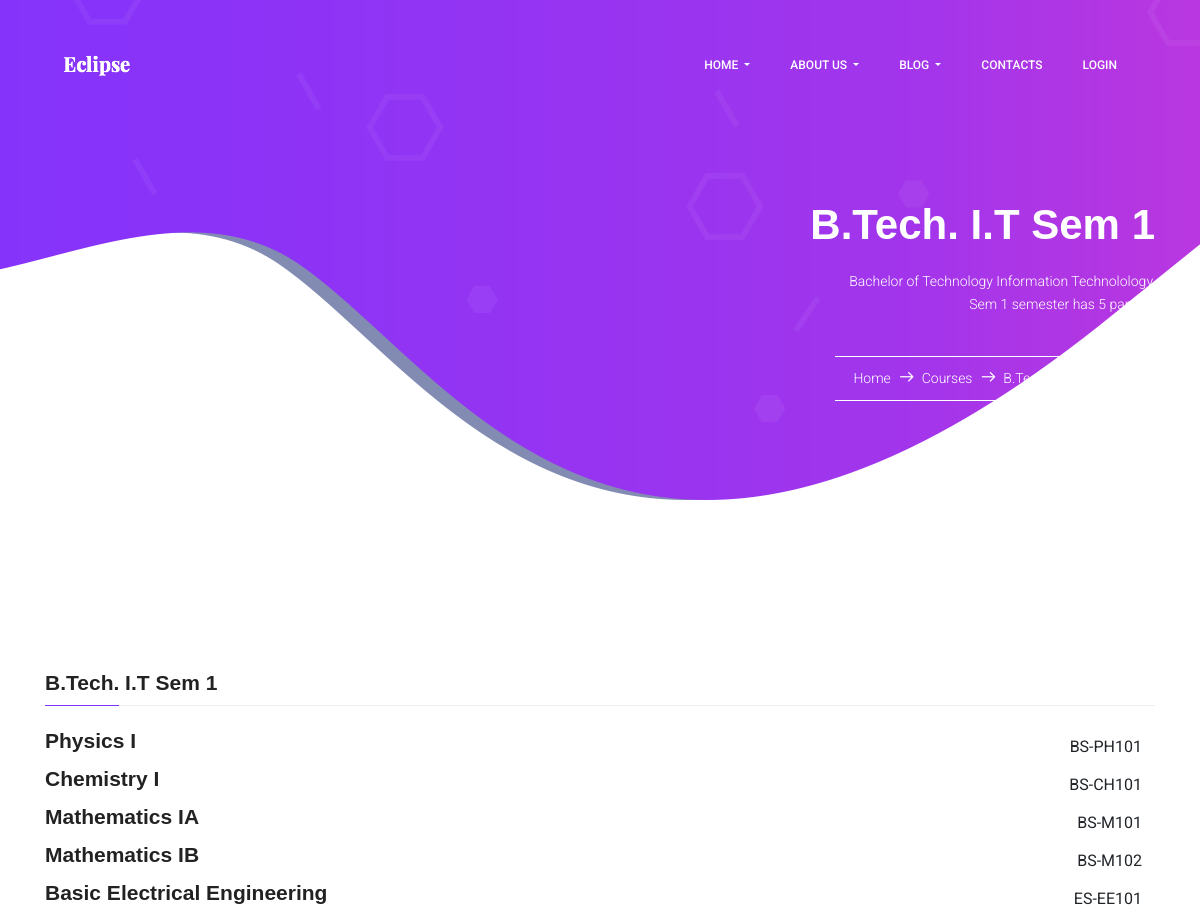
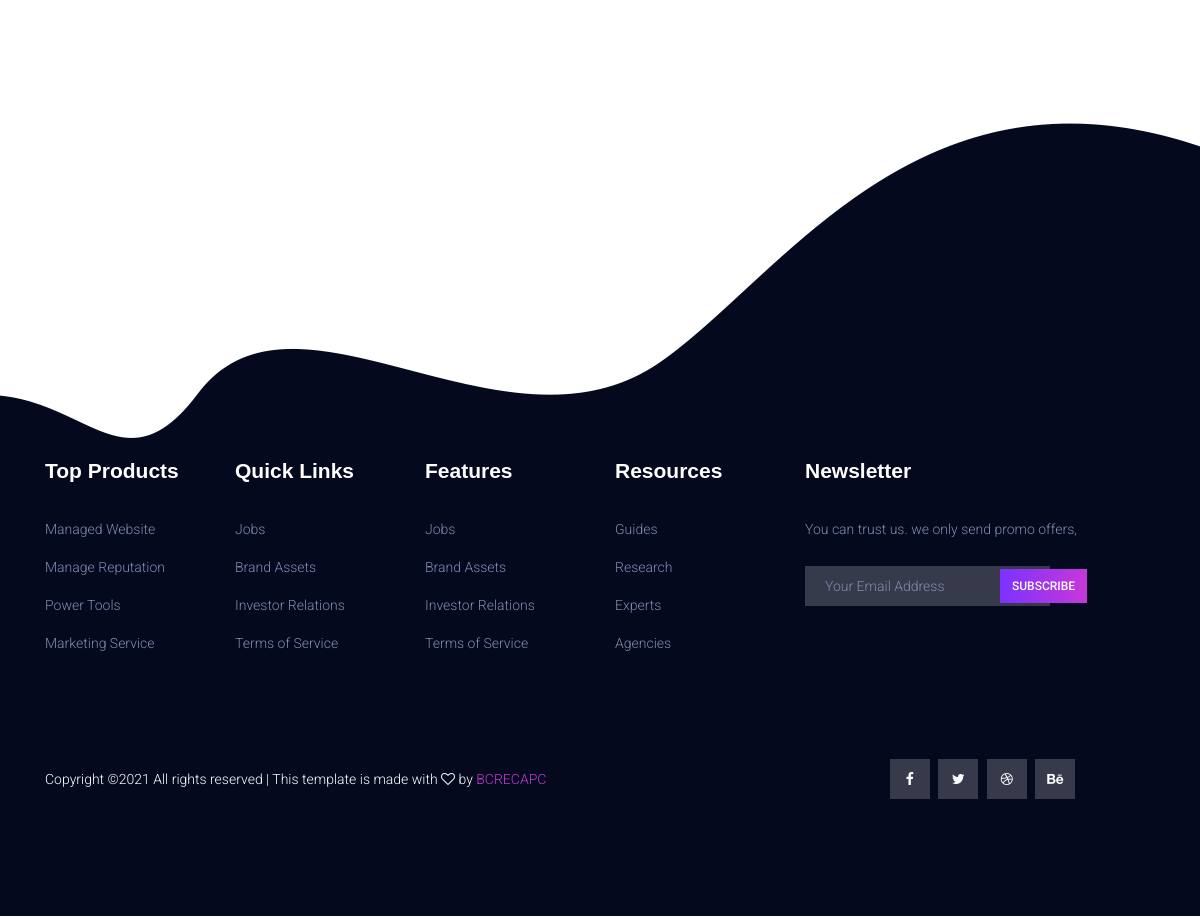
Page /courses/btech-it/1/ on the committed database (2 pictures, top to bottom).
### courses/models.py (models this page shows, shortened)
class Paper(models.Model):
    paper_name = models.CharField(max_length=100)
    paper_code = models.CharField(max_length=100, null=True)
    semester = models.IntegerField()
    course = models.ForeignKey(Course, null=True, on_delete=models.CASCADE)

class Course(models.Model):
    slug = models.CharField(max_length=50, default="", primary_key=True)
    title = models.CharField(max_length=50, default="")
    about_course = models.TextField(default="")
    image = models.ImageField(upload_to="courses/images", default="")
    description = models.CharField(max_length=100, default="")
    yearsOfCourse = models.IntegerField(default=3)
    pdfs = models.FileField(upload_to="pdfs", default="")

### courses/views.py (the view)
# urls.py: path('<str:slug>/<int:sem>/', views.show_papers, name="Papers"),
def show_papers(request, slug, sem):
    papers = Paper.objects.filter(course=slug, semester=sem).all()
    return render(request, 'courses/papers.html', {
        'papers': papers
    })

### templates/courses/papers.html (shortened to what this page needs)
{% extends "basic.html" %}
{% block banner %}
<section class="banner-area">
    <div class="container">
        <div class="row justify-content-center align-items-center">
            <div class="col-lg-12 banner-right">
                <h1 class="text-white">
                    {{papers.0.course.title }} Sem {{ papers.0.semester }}
                </h1>
                <p class="mx-auto text-white  mt-20 mb-40">
                    {{ papers.0.course.description }}, <br>
                    Sem {{ papers.0.semester }} semester has {{ papers|length }} papers.
                </p>
                <div class="link-nav">
                    <span class="box">
                        <a href="/">Home </a>
                        <i class="lnr lnr-arrow-right"></i>
                        <a href="/courses">Courses </a>
                        <i class="lnr lnr-arrow-right"></i>
                        <a href="/courses/{{papers.0.course.slug}}">{{ papers.0.course.title }}</a>
                        <i class="lnr lnr-arrow-right"></i>
                        <a href="">Sem {{ papers.0.semester }}</a>
                    </span>
                </div>
            </div>
        </div>
    </div>
</section>
{% endblock banner %}
{% block body %}
<section class="course-details-area section-gap">
    <div class="container">
        <h4 class="title">{{papers.0.course.title }} Sem {{ papers.0.semester }}</h4>
        <div class="content">
            <ul class="course-list">
                {% for paper in papers %}
                <li class="justify-content-between d-flex">
                    <a href="{{paper.paper_code}}/">
                        <h4>{{ paper.paper_name }}</h4>
                    </a>
                    <a class="btn text-uppercase" href="{{paper.paper_code}}">{{ paper.paper_code }}</a>
                </li>
                {% endfor %}
            </ul>
        </div>
</section>
{% endblock body %}

### templates/basic.html (shortened to what this page needs)
<!DOCTYPE html>
<html lang="zxx" class="no-js">
<head>
  <link href="https://cdn.jsdelivr.net/npm/bootstrap@5.0.0-beta3/dist/css/bootstrap.min.css" rel="stylesheet">
  <link rel="stylesheet" href="/static/css/linearicons.css" />
  <link rel="stylesheet" href="/static/css/font-awesome.min.css" />
  <link rel="stylesheet" href="/static/css/bootstrap.css" />
  <link rel="stylesheet" href="/static/css/magnific-popup.css" />
  <link rel="stylesheet" href="/static/css/owl.carousel.css" />
  <link rel="stylesheet" href="/static/css/nice-select.css">
  <link rel="stylesheet" href="/static/css/hexagons.min.css" />
  <link rel="stylesheet" href="https://cdn.jsdelivr.net/themify-icons/0.1.2/css/themify-icons.css" />
  <link rel="stylesheet" href="/static/css/main.css" />
</head>
<body>
  <header class="default-header">
    <nav class="navbar navbar-expand-lg  navbar-light">
      <div class="container">
        <a class="navbar-brand" href="/">
          <img src="/static/img/logo.png" alt="" />
        </a>
        <div class="collapse navbar-collapse justify-content-end align-items-center" id="navbarSupportedContent">
          <ul class="navbar-nav">
            <li class="dropdown">
              <a class="dropdown-toggle" href="#" data-toggle="dropdown">
                Home
              </a>
            </li>
            <li class="dropdown">
              <a class="dropdown-toggle" href="#" data-toggle="dropdown">
                About Us
              </a>
            </li>
            <li class="dropdown">
              <a class="dropdown-toggle" href="#" data-toggle="dropdown">
                Blog
              </a>
            </li>
            <li><a href="/contact">Contacts</a></li>
            {% if user.is_authenticated %}
            <li class="dropdown">
              <a class="dropdown-toggle" href="#" data-toggle="dropdown">
                Profile
              </a>
              <div class="dropdown-menu">
                {% if user.is_superuser %}
                  <a class="dropdown-item" href="/admin">Admin</a>
                {%endif%}
                <a class="dropdown-item" href="/profile">Profile</a>
                <a class="dropdown-item" href="/logout">Logout</a>
              </div>
            </li>
            {% else %}
              <li><a href="/login">Login</a></li>
            {% endif %}
          </ul>
        </div>
      </div>
    </nav>
  </header>
  {% block banner %} {% endblock banner %}
  {% block body %} {% endblock body %}
  <footer class="footer-area section-gap">
		<div class="container">
			<div class="row">
				<div class="col-lg-2 col-md-6 single-footer-widget">
					<h4>Top Products</h4>
					<ul>
						<li><a href="#">Managed Website</a></li>
						<li><a href="#">Manage Reputation</a></li>
						<li><a href="#">Power Tools</a></li>
						<li><a href="#">Marketing Service</a></li>
					</ul>
				</div>
				<div class="col-lg-2 col-md-6 single-footer-widget">
					<h4>Quick Links</h4>
					<ul>
						<li><a href="#">Jobs</a></li>
						<li><a href="#">Brand Assets</a></li>
						<li><a href="#">Investor Relations</a></li>
						<li><a href="#">Terms of Service</a></li>
					</ul>
				</div>
				<div class="col-lg-2 col-md-6 single-footer-widget">
					<h4>Features</h4>
					<ul>
						<li><a href="#">Jobs</a></li>
						<li><a href="#">Brand Assets</a></li>
						<li><a href="#">Investor Relations</a></li>
						<li><a href="#">Terms of Service</a></li>
					</ul>
				</div>
				<div class="col-lg-2 col-md-6 single-footer-widget">
					<h4>Resources</h4>
					<ul>
						<li><a href="#">Guides</a></li>
						<li><a href="#">Research</a></li>
						<li><a href="#">Experts</a></li>
						<li><a href="#">Agencies</a></li>
					</ul>
				</div>
				<div class="col-lg-4 col-md-6 single-footer-widget">
					<h4>Newsletter</h4>
					<p>You can trust us. we only send promo offers,</p>
					<div class="form-wrap" id="mc_embed_signup">
						<form target="_blank" action="https://spondonit.us12.list-manage.com/subscribe/post?u=1462626880ade1ac87bd9c93a&amp;id=92a4423d01"
						 method="get" class="form-inline">
							<input class="form-control" name="EMAIL" placeholder="Your Email Address" onfocus="this.placeholder = ''" onblur="this.placeholder = 'Your Email Address '"
							 required="" type="email">
							<button class="click-btn btn btn-default text-uppercase">subscribe</button>
						</form>
					</div>
				</div>
			</div>
			<div class="footer-bottom row align-items-center">
				<p class="footer-text m-0 col-lg-8 col-md-12">
Copyright &copy;<script>document.write(new Date().getFullYear());</script> All rights reserved | This template is made with <i class="fa fa-heart-o" aria-hidden="true"></i> by <a href="https://bcrecapc.ac.in" target="_blank">BCRECAPC</a>
</p>
				<div class="col-lg-4 col-md-12 footer-social">
					<a href="#"><i class="fa fa-facebook"></i></a>
					<a href="#"><i class="fa fa-twitter"></i></a>
					<a href="#"><i class="fa fa-dribbble"></i></a>
					<a href="#"><i class="fa fa-behance"></i></a>
				</div>
			</div>
		</div>
	</footer>
</body>
</html>

### rows in the picture
Paper: course.title "B.Tech. I.T", semester "1", course.description "Bachelor of Technology Information Technolology", paper_name "Physics I", paper_code "BS-PH101"
Paper: paper_name "Chemistry I", paper_code "BS-CH101"
Paper: paper_name "Mathematics IA", paper_code "BS-M101"
Paper: paper_name "Mathematics IB", paper_code "BS-M102"
Paper: paper_name "Basic Electrical Engineering", paper_code "ES-EE101"

### other values in the picture
{{ papers|length }} "5"
